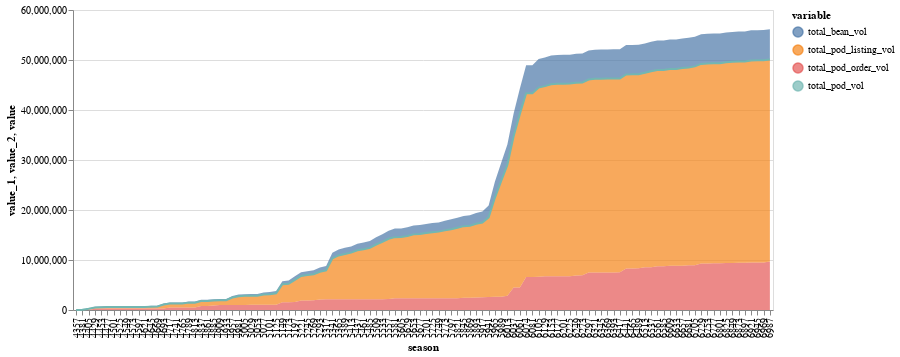

The notebook cell this image was saved under:
### Code cell
df_snaps = query_farmers_market_snaps()
df_snaps['total bean vol'] = df_snaps['total_bean_vol']
df_snaps['total pod listing vol'] = df_snaps['total_pod_listing_vol']
df_snaps['total pod order vol'] = df_snaps['total_pod_order_vol']
df_snaps['total pod vol'] = df_snaps['total_pod_vol']
value_vars = [
    'total_bean_vol', 'total_pod_vol', 'total_pod_listing_vol', 'total_pod_order_vol'
]
label_vars = [
    'total bean vol', 'total pod listing vol', 'total pod order vol', 'total pod vol'
] 
id_vars = ['timestamp', 'season'] + label_vars
df_snaps = df_snaps.melt(id_vars=id_vars, value_vars=value_vars).sort_values("season")
rm_indices = []
for v in value_vars: 
    rm_indices = rm_indices + list(
        np.argwhere(
            ((df_snaps.season == 6074) & (df_snaps.variable == v)).values
        ).ravel()[:-1]
    )
df_snaps = df_snaps.iloc[[i for i in range(len(df_snaps)) if i not in rm_indices]]
df_snaps = df_snaps.loc[df_snaps.season >= 4357]

area = alt.Chart(df_snaps).transform_filter(
    datum.variable != 'total_pod_vol'
).transform_stack(
    stack="value", 
    as_=['value_1', 'value_2'], 
    groupby=['season'],
    sort=[alt.SortField('variable', 'descending')]
).mark_area(point='transparent').encode(
    x="season:O", 
    y="value_1:Q", 
    y2="value_2:Q", 
    color="variable:N", 
    tooltip=[alt.Tooltip(f'{e}:Q', format=",d") for e in label_vars]
).properties(width=700)

line = alt.Chart(df_snaps).transform_filter(
    datum.variable == 'total_pod_vol'
).mark_line().encode(
    x="season:O", 
    y="value:Q", 
    color="variable:N", 
).properties(width=700)

c = area + line
c

### Figure 1 — Vega-Lite specification as saved in the notebook (floating-point values rounded to 4 significant figures; data arrays with more than 128 entries replaced by an {"elided": "..."} marker saying what was removed)
{"config": {"view": {"continuousWidth": 400, "continuousHeight": 300}}, "layer": [{"mark": {"type": "area", "point": "transparent"}, "encoding": {"color": {"field": "variable", "type": "nominal"}, "tooltip": [{"field": "total bean vol", "format": ",d", "type": "quantitative"}, {"field": "total pod listing vol", "format": ",d", "type": "quantitative"}, {"field": "total pod order vol", "format": ",d", "type": "quantitative"}, {"field": "total pod vol", "format": ",d", "type": "quantitative"}], "x": {"field": "season", "type": "ordinal"}, "y": {"field": "value_1", "type": "quantitative"}, "y2": {"field": "value_2"}}, "transform": [{"filter": "(datum.variable !== 'total_pod_vol')"}, {"groupby": ["season"], "stack": "value", "sort": [{"field": "variable", "order": "descending"}], "as": ["value_1", "value_2"]}], "width": 700}, {"mark": "line", "encoding": {"color": {"field": "variable", "type": "nominal"}, "x": {"field": "season", "type": "ordinal"}, "y": {"field": "value", "type": "quantitative"}}, "transform": [{"filter": "(datum.variable === 'total_pod_vol')"}], "width": 700}], "data": {"name": "data-d3ece0717f9632fd9f201a691baa8c3f"}, "$schema": "https://vega.github.io/schema/vega-lite/v4.17.0.json", "datasets": {"data-d3ece0717f9632fd9f201a691baa8c3f": {"elided": "448 records"}}}
